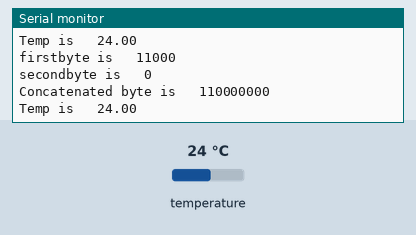
The sketch below on a simulated Arduino Uno, built with avr-gcc and run on an emulated ATmega328P. Shown: the last lines printed to the serial monitor. Wiring (inferred from the names in the program): TMP102 temperature sensor at I2C address 0x49. The test bench sets the inputs (shaded band); at power-on: temperature 24 °C.

Above: at 2.8 s.
2.9 s: temperature set to 12 °C
At 4.9 s:
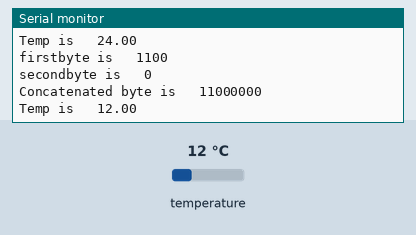
5.6 s: temperature set to 19 °C
At 6.7 s:
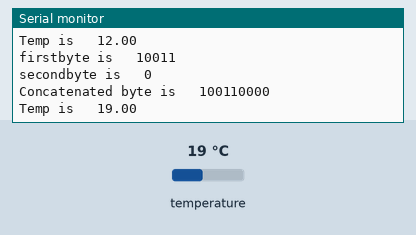
Timing chart, 0 to 8.6 s (numbered marks = the images above; inputs shaded):
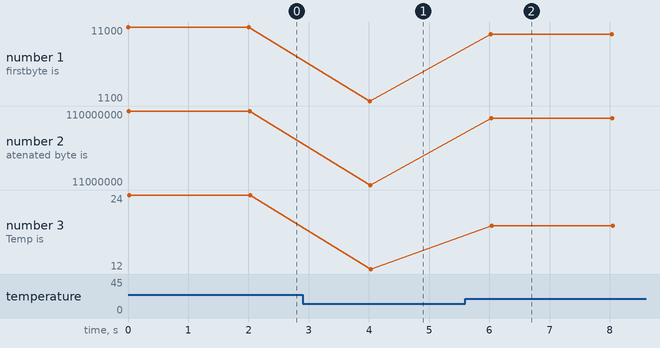

The sketch:

sketch_jun05a.ino
```cpp
//#include <i2c_t3.h>


#include "Wire.h"

#define TMP102_I2C_ADDRESS 73 /* This is the I2C address for our chip.
This value is correct if you tie the ADD0 pin to ground. See the datasheet for some other values. */

void setup() {
  Wire.begin(); // start the I2C library
  Serial.begin(38400); //Start serial communication at 115200 baud
}
void getTemp102(){
  byte firstbyte, secondbyte; //these are the bytes we read from the TMP102 temperature registers
  int val; /* an int is capable of storing two bytes, this is where we "chuck" the two bytes together. */

 // float convertedtemp; /* We then need to multiply our two bytes by a scaling factor, mentioned in the datasheet. */
  // float correctedtemp;
  // The sensor overreads (?)
  /* Reset the register pointer (by default it is ready to read temperatures)
You can alter it to a writeable register and alter some of the configuration -
the sensor is capable of alerting you if the temperature is above or below a specified threshold. */
  Wire.beginTransmission(TMP102_I2C_ADDRESS); //Say hi to the sensor.
  Wire.write(0x00);
  Wire.endTransmission();
  Wire.requestFrom(TMP102_I2C_ADDRESS, 2);
  firstbyte      = (Wire.read());
/*read the TMP102 datasheet - here we read one byte from
 each of the temperature registers on the TMP102*/
  secondbyte     = (Wire.read());
/*The first byte contains the most significant bits, and
 the second the less significant */
    val = ((firstbyte) << 4);
 /* MSB */
    val |= (secondbyte >> 4);
/* LSB is ORed into the second 4 bits of our byte.
Bitwise maths is a bit funky, but there's a good tutorial on the playground*/
    // convertedtemp = val*0.0625;
    // correctedtemp = convertedtemp - 5;
    /* See the above note on overreading */


  Serial.print("firstbyte is ");
  Serial.print("\t");
  Serial.println(firstbyte, BIN);
  Serial.print("secondbyte is ");
  Serial.print("\t");
  Serial.println(secondbyte, BIN);
  Serial.print("Concatenated byte is ");
  Serial.print("\t");
  Serial.println(val, BIN);
  Serial.print("Temp is ");
  Serial.print("\t");
  Serial.println(val*0.0625);
  // Serial.print("Corrected temp is ");
  // Serial.print("\t");
  // Serial.println(correctedtemp);
  Serial.println();
}

void loop() {
  getTemp102();
  delay(2000); //wait 5 seconds before printing our next set of readings.
}
```

Measured:
- after the input at 2.9 s, the serial monitor: prints a new line after 1.1 s (image 1)
- after the input at 5.6 s, the serial monitor: prints a new line after 0.42 s (image 2)
- plotted number 1: 11000 → 1100 after the input at 2.9 s, 1100 → 10011 after the input at 5.6 s
- plotted number 2: 110000000 → 11000000 after the input at 2.9 s, 11000000 → 100110000 after the input at 5.6 s
- plotted number 3: 24 → 12 after the input at 2.9 s, 12 → 19 after the input at 5.6 s
